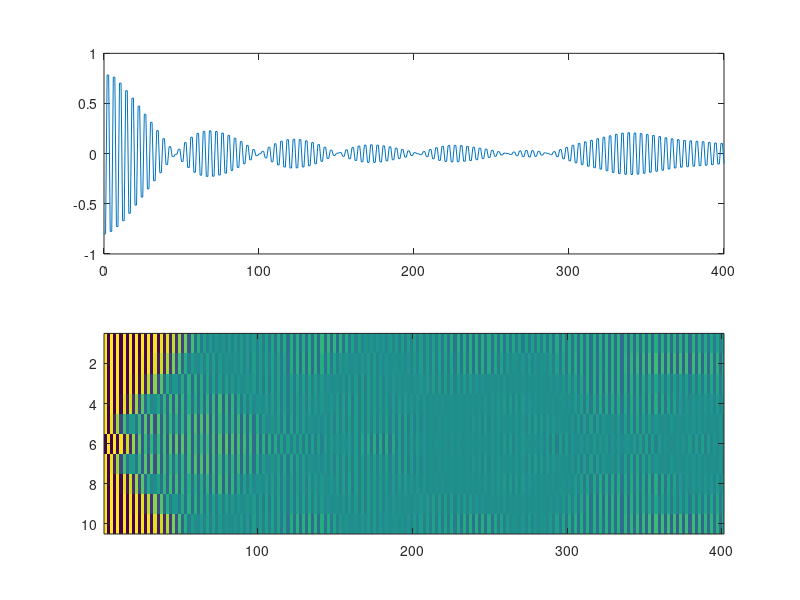

Here is the MATLAB script that generated this plot:
clear;
clc;
format long
tic;

%% paramter
myseed = 1;
rng(myseed)

L = 10;
num_T = 200;
T = 0:2*num_T;
nT = 2*num_T+1;
len = 2^L;
g0 = pi/2+0.1;
J0 = -1;
% g = g0*(1+0.01*randn(L,1));
% J = J0*(1+1*randn(L,1));
% g = g0*(2*round(rand(L,1))-1);
% J = J0*(2*round(rand(L,1))-1);
g = g0*ones(L,1);
J = J0*ones(L,1);

sigmaz = [1;-1];
sigmax = [0 1;1 0];
I2 = eye(2);
II2 = ones(2);

%% construction of Hamiltonian and observable
Hz = zeros(len,1);
for i = 1:L-1
    Hz_temp = ones(2^(i-1),1);
    Hz_temp = kron(Hz_temp, sigmaz);
    Hz_temp = kron(Hz_temp, sigmaz);
    Hz_temp = kron(Hz_temp, ones(2^(L-i-1),1));
    Hz = Hz + J(i)*Hz_temp;
end
% PBC
Hz_temp = sigmaz;
Hz_temp = kron(Hz_temp, ones(2^(L-2),1));
Hz_temp = kron(Hz_temp, sigmaz);
Hz = Hz + J(L)*Hz_temp;

Hx = zeros(len);
matrix_sz = zeros(len,L);
for i = 1:L
    Hx_temp = eye(2^(i-1));
    Hx_temp = kron(Hx_temp,sigmax);
    Hx_temp = kron(Hx_temp,eye(2^(L-i)));
    Hx = Hx + g(i)*Hx_temp;

    sz_temp = ones(2^(i-1),1);
    sz_temp = kron(sz_temp,sigmaz);
    sz_temp = kron(sz_temp,ones(2^(L-i),1));
    matrix_sz(:,i) = sz_temp;
end

%% time evolution

% phi0 = rand(len,1);
% phi0 = phi0./sqrt(sum(phi0.^2));

[~,index0] = min(Hz);
phi0 = zeros(len,1);
pos = index0(1);

sz_GS0 = zeros(L,1);
temp = pos-1;
for i = 1:L
    sz_GS0(i) = mod(temp,2);
    temp = floor(temp/2);
end
sz_GS = 2*sz_GS0-1;
% phi0(pos) = 1;

% flip a single point
sz_GS_new = sz_GS;
sz_GS_new(floor(L/2)) = - sz_GS(floor(L/2));
sz_GS0_new = (sz_GS_new+1)/2;
temp = 0;
for i = 1:L
    temp = temp*2;
    temp = temp + sz_GS0_new(L-i+1);    
end
temp = temp+1;
phi0(temp) = 1;
phi0 = phi0./sqrt(sum(phi0.^2));

phi = phi0;
phit_store = zeros(len,nT);
phit_store(:,1) = phi0;

[Vx,Dx] = eig(Hx);
ex = diag(Dx);

trans_z = exp(-1i*Hz);
trans_x = exp(-1i*ex);

now = 2;
for i = 1:num_T
    % Hz
    phi = trans_z.*phi;
    phit_store(:,now) = phi;
    now = now + 1;

    % Hx
    temp = Vx'*phi;
    trans = trans_x;
    temp = temp.*trans;
    phi = Vx*temp;
    phit_store(:,now) = phi;
    now = now + 1;
end

%% calculate observable

sz = zeros(L,nT);
for i = 1:L
    sz(i,:) = sum(conj(phit_store).*(matrix_sz(:,i).*phit_store));
end

sz_mean = sum(sz_GS.*sz)/L;

figure;
set(gcf, 'position', [250 70 1400 900]);
subplot(2,1,1)
plot(T,sz_mean);
subplot(2,1,2)
imagesc(sz);

toc;
